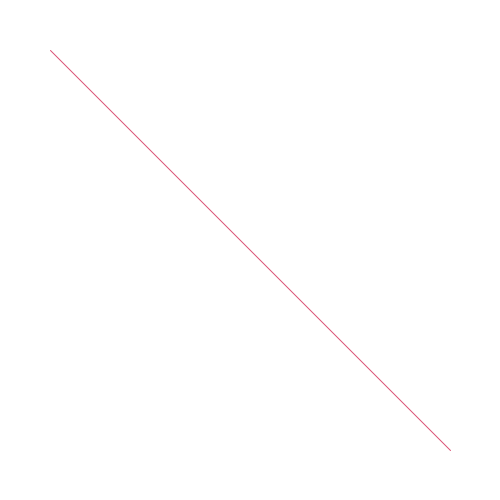
Frame 1 (no input)
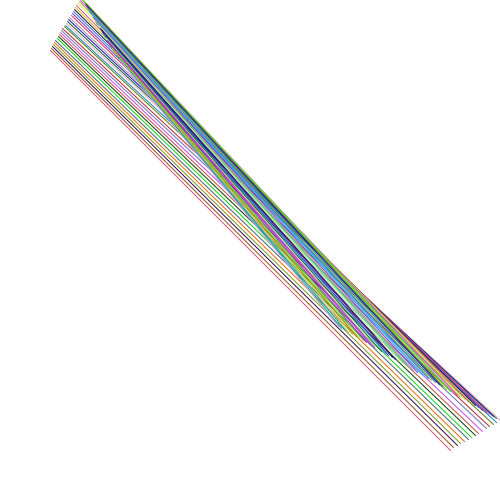
Frame 60 (the mouse pressed at the canvas centre just before this capture)
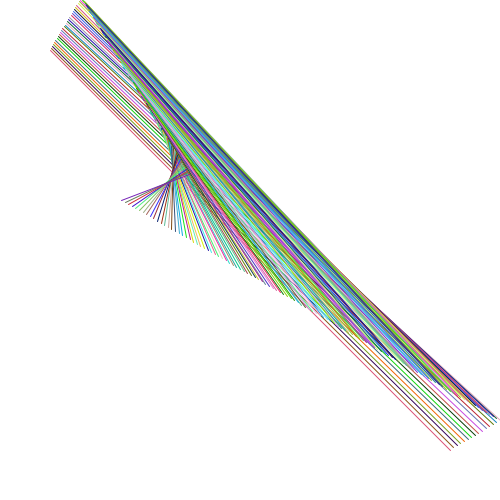
Frame 120 (the mouse held since frame 60 and released just before this capture)

The Processing sketch that drew these frames (run headless with seeded random() and noise(); from frame 60 on, the mouse is pressed at the canvas centre):

// Processing sketch: processingCreativityExample4
// ── processingCreativityExample4.pde
float x, y, x2, y2, dx, dy, dx2, dy2;

void setup(){
  size(500, 500);
  background(255);
  x = 50;
  y = 50;
  x2= width-50;
  y2= width-50;
  dx = random(-4, 4);
  dy = random(-4, 4);
  dx2= random(-4, 4);
  dy2= random(-4, 4);
}

void draw(){
  stroke(random(255), random(255), random(255));
  line(x, y, x2, y2);
  x += dx;
  y += dy;
  x2+= dx2;
  y2+= dy2;
  if(x < 0 || x > width){
    dx *= -1;
  }
  if(y < 0 || y > height){
    dy *= -1;
  }
  if(x2 < 0 || x2 > width){
    dx2 *= -1;
  }
  if(y2 < 0 || y2 > height){
    dy2 *= -1;
  }
}
